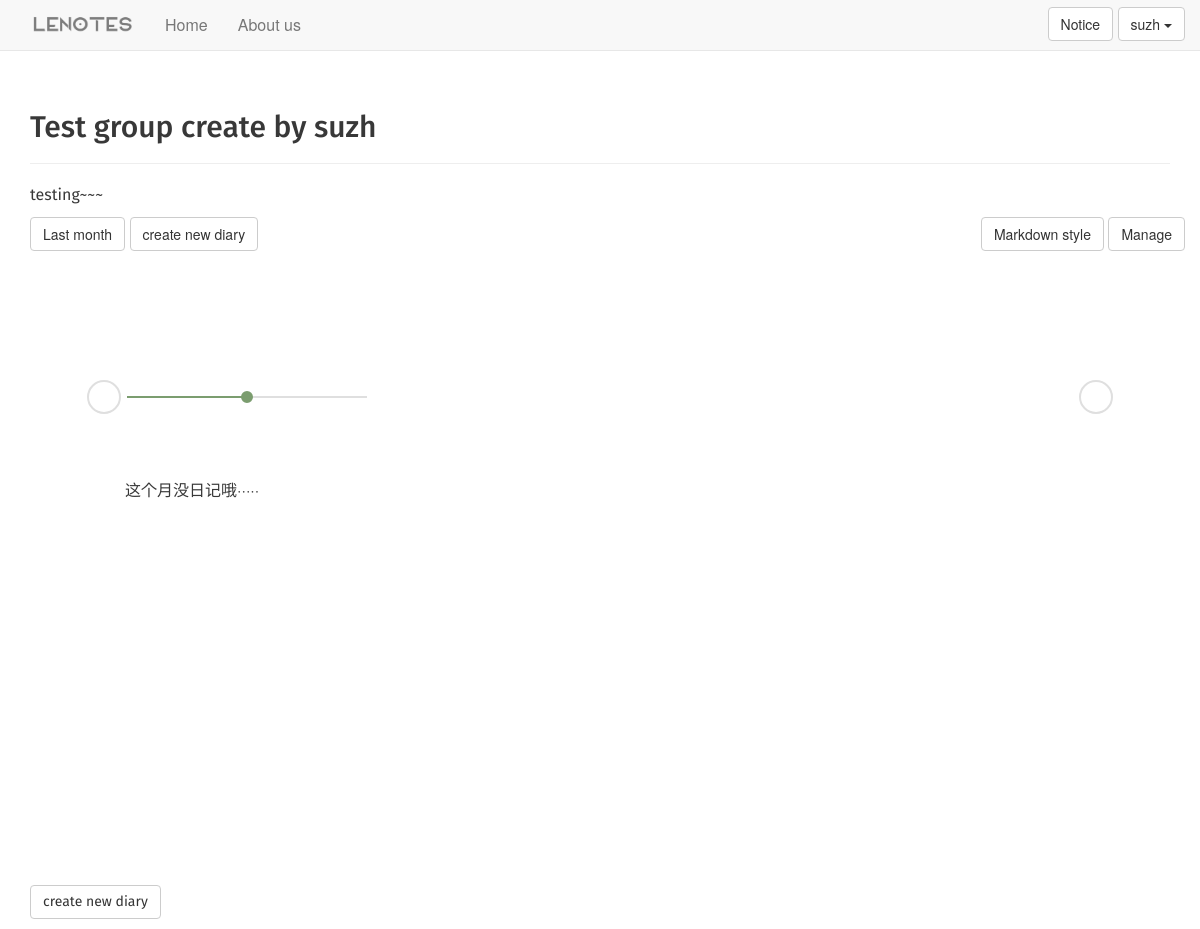
The app's page /diary_month/3/2018/6/2 (signed in), older data.
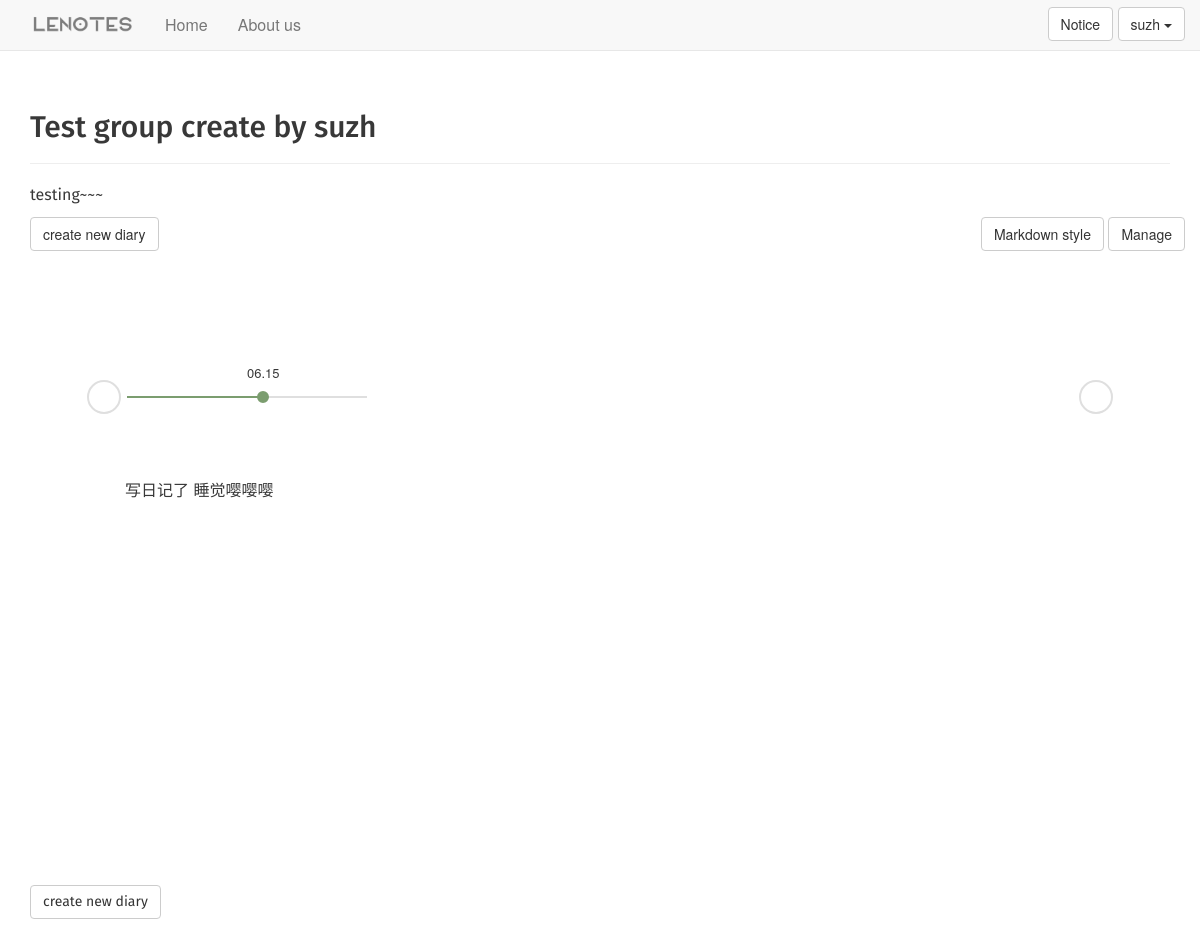
The same page, newer data.
### lenotes/models.py (models this page shows, shortened)
class Diary(models.Model):
    content = MarkdownxField()
    date_added = models.DateTimeField(auto_now_add = True)
    group = models.ForeignKey(Group,on_delete = models.CASCADE)
    diary_log = models.TextField(default=str(datetime.now()) + "  Create diary")

### lenotes/views.py (the view)
# urls.py: path('diary_month/<int:group_id>/<int:year>/<int:month>/<int:styleSelect>', views.diary_month, name = 'diary_month'),
@login_required
def diary_month(request, group_id, year, month, styleSelect):
    get_group = Group.objects.get(id=group_id)
    tdiary = get_group.diary_set.order_by('-date_added')
    createJudge = False
    if tdiary.count()==0:
        createJudge = True
    elif tdiary[0].date_added.year != datetime.now().year or tdiary[0].date_added.month != datetime.now().month\
        or tdiary[0].date_added.day != datetime.now().day:
        createJudge = True
    diarys = get_group.diary_set.filter(date_added__year=year, date_added__month = month)
    odiarys = diarys.order_by('date_added')
    lastMonth, lastYear, nextMonth, nextYear = 1, 1, 1, 1
    lastMonthJudge = True
    if tdiary.count() == 0 or month==tdiary[len(tdiary)-1].date_added.month:
        lastMonthJudge = False
    if month==1:
        lastMonth = 12
        lastYear = year-1
    else:
        lastMonth = month-1
        lastYear = year
    nextMonthJudge = True
    if month==datetime.now().month:
        nextMonthJudge = False
    if month==12:
        nextMonth = 1
        nextYear = year+1
    else:
        nextMonth = month+1
        nextYear = year
    context = {
        'group': get_group,
        'odiarys': odiarys,
        'createJudge': createJudge,
        'nowYear': year,
        'nowMonth': month,
        'lastMonth': lastMonth,
        'lastYear': lastYear,
        'lastMonthJudge': lastMonthJudge,
        'nextMonthJudge': nextMonthJudge,
        'nextMonth': nextMonth,
        'nextYear': nextYear,
    }
    if styleSelect == 1:
        return render(request, 'lenotes/group_diary_md.html', context)
    elif styleSelect == 2:
        return render(request, 'lenotes/group_diary.html', context)

### lenotes/models.py (called while the page is built)
    def __str__(self):
        return self.name

### lenotes/templatetags/base.py (called while the page is built)
@register.filter
def getUnreadCount(user):
    try:
        info = UserInfo.objects.get(user=user)
    except ObjectDoesNotExist:
        return 0
    else:
        return info.unread_count

### lenotes/templates/lenotes/group_diary.html (shortened to what this page needs)
{% extends 'lenotes/base.html' %} {% load bootstrap3 %}{% load staticfiles %}{% load base %} {% block header %}
<h2>{{ group }}</h2>
{% endblock header %} {% block content %}
<p>
    {{group.intro}}
    <ul class="nav navbar-nav navbar-right">
        <a class="btn btn-default" href="{% url 'lenotes:diary_month' group.id nowYear nowMonth 1 %}" role="button">Markdown style</a>
        <a class="btn btn-default" href="{% url 'lenotes:manage' group.id %}" role="button">Manage</a>
    </ul>
</p>
<li>
    {% if lastMonthJudge %}
    <a href="{% url 'lenotes:diary_month' group.id lastYear lastMonth 2 %}" class="btn btn-default">Last month</a> {% endif %}  {% if createJudge %}
    <a href="{% url 'lenotes:new_diary' group.id %}" class="btn btn-default">create new diary</a> {% endif %}
</li>
<div>
    <section class="cd-horizontal-timeline">
        <div class="timeline">
            <div class="events-wrapper">
                <div class="events">
                    <ol>
                        {% for diary in odiarys %} {% if forloop.last %}
                        <li><a href="#0" data-date="{{diary.date_added|date:'d/m/Y'}}" class="selected">{{diary.date_added|date:'m.d'}}</a></li>
                        {% else %}
                        <li><a href="#0" data-date="{{diary.date_added|date:'d/m/Y'}}">{{diary.date_added|date:'m.d'}}</a></li>
                        {% endif %} {% empty %}
                        <li>
                            <a data-date="01/02/2013" class="selected"></a>
                            <li>
                                {% endfor %}
                    </ol>
                    <span class="filling-line" aria-hidden="true"></span>
                </div>
            </div>
            <ul class="cd-timeline-navigation">
                <li><a href="#0" class="prev inactive">Prev</a></li>
                <li><a href="#0" class="next">Next</a></li>
            </ul>
        </div>
        <div class="events-content">
            <ol>
                {% for diary in odiarys %} {% if forloop.last %}
                <li data-date="{{diary.date_added|date:'d/m/Y'}}" class="selected">
                    <div style="height: 300px;">
                        {{diary.content}}
                    </div>
                </li>
                {% else %}
                <li data-date="{{diary.date_added|date:'d/m/Y'}}">
                    <div style="height: 600px; width: 720px;">
                        {{diary.content}}
                    </div>
                </li>
                {% endif %} {% empty %}
                <li class="selected">
                    <div style="height: 300px;">
                        这个月没日记哦·····
                    </div>
                </li>
                {% endfor %}
            </ol>
        </div>
        {% if createJudge %}
</div>
<p>
    <a href="{% url 'lenotes:new_diary' group.id %}" class="btn btn-default">create new diary</a>
</p>
{% load static %}
<link rel="stylesheet" href="{% static 'css/diary_style.css' %}">
{% endif %} {% endblock content %}

Row changes from the older to the newer data that the page shows:
added Diary: date_added "06.15", content "写日记了 睡觉嘤嘤嘤"
Text that changed along with them:
text no longer shown: "Last month 这个月没日记哦·····"
